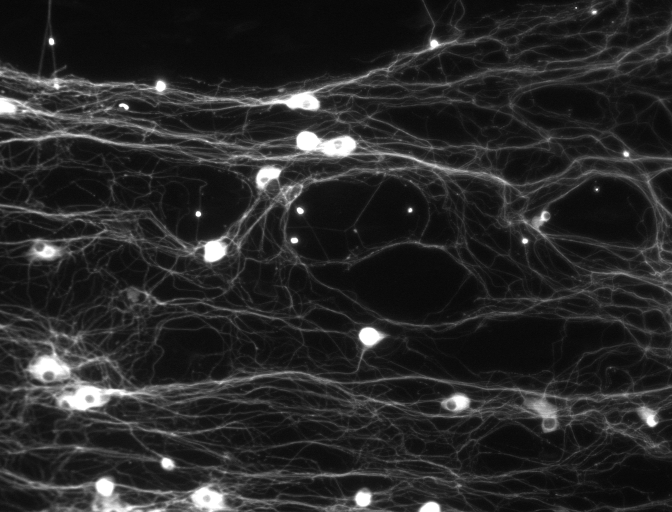
%> input picture sample-image.png, 1344 x 1024 px (shown at 1/2 size)
$ octave --eval "result = improcess('sample-image.png');"   (GNU Octave 9; MATLAB toolbox functions it lacks are replaced by stand-ins)
%> lines starting %> are read from the running program, lines starting %| are printed output that depends on the picture
### makestack.m
%
% Copyright (C) 2011 Brown University and Ian Martin
%
% Authors: Jennifer Mitchel <jenmitch@brown.edu>
%          Ian Martin <martini@alum.mit.edu>
%
% This file is part of Neurient.
%
% Neurient is free software: you can redistribute it and/or modify
% it under the terms of the GNU General Public License as published by
% the Free Software Foundation, either version 2 of the License, or
% (at your option) any later version.
%
% Neurient is distributed in the hope that it will be useful,
% but WITHOUT ANY WARRANTY; without even the implied warranty of
% MERCHANTABILITY or FITNESS FOR A PARTICULAR PURPOSE.  See the
% GNU General Public License for more details.
%
% You should have received a copy of the GNU General Public License
% along with Neurient.  If not, see <http://www.gnu.org/licenses/>.
%

function stack = makestack(im, ntheta, r, k)

use_fft = 1;

if (nargin < 4)
	k = 10;
	if (nargin < 3)
		r = 1;
		if (nargin < 2)
			ntheta = 36;
		end
	end
end

assert(size(im, 3) == 1);

[L,W] = size(im);


d = sqrt(L^2 + W^2);

vpad = ceil((d-L)/2);
hpad = ceil((d-W)/2);

impad = [
	zeros(vpad, hpad + W + hpad);
	zeros(L,hpad), im, zeros(L,hpad);
	zeros(vpad, hpad + W + hpad)
];

if use_fft
  impad = fft_circ_mask(impad);
end


step = 360 / ntheta;

%all images rotated: remove bias?
%thetas = thetas + step/2;

kernel = [-1, -2, 0, 2, 1, zeros(1, 1 + 2*r), 1, 2, 0, -2, -1]';
kern_width = length(kernel);

kernel_2d = repmat(kernel / k, [1, k]); % divide by k so we get means instead of sums.

stack = zeros(L, W, ntheta);

crop_rows = vpad + (1:L);
crop_cols = hpad + (1:W);

%         disp('enlarging');
%         impad_2x = imresize (impad, 2, 'nearest');

start_time = tic();

for i = 1:ntheta
       theta = (i - 1) * step;
       disp(sprintf('Rotating by %g.', theta));
       rotated = imrotate_smart(impad, theta);
%         disp('reducing');
%         rotated = imresize(rotated, 0.5, 'box');

       disp('Filter2ing.');
	medians = filter2(kernel_2d, rotated);

	% Now the 2D kernel is centered around the trace coordinate, but we want
	% to align the "baseline" of the kernel to the trace coordinate instead,
	% so we circshift all of the responses to get the equivalent effect:
	medians = circshift(medians, [0, -floor(k/2)]);

       disp(sprintf('Rotating by %g.', -theta));
       uncropped = imrotate_smart(medians, -theta);
       disp('Cropping');
       stack(:,:,i) = uncropped(crop_rows, crop_cols);

       minutes_elapsed = double(tic() - start_time) / 1e6 / 60;
       time_remaining = minutes_elapsed * (ntheta - i) / i;
       disp(sprintf('Finished angle %d/%d, ETA %.2f minutes.\n', i, ntheta, time_remaining));
end

if 1
  sums = zeros(1,ntheta);
	margin = ceil(norm([k, floor(kern_width/2)])); % Diagonal length from trace coordinate to far corner of the 2D kernel
	rows = ((1:L) > margin) & ((1:L) <= (L-margin));
	cols = ((1:W) > margin) & ((1:W) <= (W-margin));
  for i = 1:ntheta
    sums(i) = sum(sum(stack(rows,cols,i).^2));
  end
  %
  figure
  plot((0:(ntheta-1)) * 360/ntheta, sums,'o-')
end
% [18 lines of commented-out code are left out]

### fft_circ_mask.m
%
% Copyright (C) 2011 Brown University and Ian Martin
%
% Authors: Jennifer Mitchel <jenmitch@brown.edu>
%          Ian Martin <martini@alum.mit.edu>
%
% This file is part of Neurient.
%
% Neurient is free software: you can redistribute it and/or modify
% it under the terms of the GNU General Public License as published by
% the Free Software Foundation, either version 2 of the License, or
% (at your option) any later version.
%
% Neurient is distributed in the hope that it will be useful,
% but WITHOUT ANY WARRANTY; without even the implied warranty of
% MERCHANTABILITY or FITNESS FOR A PARTICULAR PURPOSE.  See the
% GNU General Public License for more details.
%
% You should have received a copy of the GNU General Public License
% along with Neurient.  If not, see <http://www.gnu.org/licenses/>.
%

function out = fft_circ_mask(im)
assert(length(size(im)) == 2); % Make sure image is flat.
[height, width] = size(im);
d = max(size(im));
x = (1:d) - d/2 - 0.5;
[xx, yy] = meshgrid(x, x);
out = real(ifft2(fft2(im, d, d) .* fftshift((xx .^ 2 + yy .^2) < (d/2)^2)));
out = out(1:height, 1:width); % crop to original size.

### imrotate_smart.m
%
% Copyright (C) 2011 Brown University and Ian Martin
%
% Authors: Jennifer Mitchel <jenmitch@brown.edu>
%          Ian Martin <martini@alum.mit.edu>
%
% This file is part of Neurient.
%
% Neurient is free software: you can redistribute it and/or modify
% it under the terms of the GNU General Public License as published by
% the Free Software Foundation, either version 2 of the License, or
% (at your option) any later version.
%
% Neurient is distributed in the hope that it will be useful,
% but WITHOUT ANY WARRANTY; without even the implied warranty of
% MERCHANTABILITY or FITNESS FOR A PARTICULAR PURPOSE.  See the
% GNU General Public License for more details.
%
% You should have received a copy of the GNU General Public License
% along with Neurient.  If not, see <http://www.gnu.org/licenses/>.
%

function imgpost = imrotate_smart(imgpre, theta, method, bbox)

if (nargin < 4)
	bbox = 'crop';
	if (nargin < 3)
		method = 'Fourier';
	end
end

flat = imgpre(:);
minval = min(flat);
maxval = max(flat);
range = (maxval - minval);

% Force the image intensity into the 0..1 range.
% This is required because imrotate behaves differently with values outside this range.
norm_im = (imgpre - minval) / range;

if (strcmp(method, 'Fourier'))
	if (exist('OCTAVE_VERSION'))
		% Use Octave's built-in imrotate function:
		rotated = imrotate(norm_im, theta, method, bbox);
	else
		% Use custom imrotate function (which only accepts two parameters):
		rotated = RotateImage(norm_im, theta);
	end
else
	% For non-Fourier methods, use the built-in imrotate function:
	rotated = imrotate(norm_im, theta, method, bbox);
end

imgpost = rotated * range + minval; % Restore the original image intensity range.

### get_stack.m
%
% Copyright (C) 2011 Brown University and Ian Martin
%
% Authors: Jennifer Mitchel <jenmitch@brown.edu>
%          Ian Martin <martini@alum.mit.edu>
%
% This file is part of Neurient.
%
% Neurient is free software: you can redistribute it and/or modify
% it under the terms of the GNU General Public License as published by
% the Free Software Foundation, either version 2 of the License, or
% (at your option) any later version.
%
% Neurient is distributed in the hope that it will be useful,
% but WITHOUT ANY WARRANTY; without even the implied warranty of
% MERCHANTABILITY or FITNESS FOR A PARTICULAR PURPOSE.  See the
% GNU General Public License for more details.
%
% You should have received a copy of the GNU General Public License
% along with Neurient.  If not, see <http://www.gnu.org/licenses/>.
%

function stack = get_stack(im, basename, ntheta, r, k)
stackname = sprintf('%s-stack-n%d-r%d-k%d.mat', basename, ntheta, r, k);
if (exist(stackname, 'file'))
	data = load(stackname);
	stack = data.stack;
	disp(sprintf('Loaded "%s".', stackname));
else
	disp(sprintf('Generating "%s"....', stackname));
	stack = makestack(im, ntheta, r, k);
	save(stackname, 'stack');
end

### improcess.m
%
% Copyright (C) 2011 Brown University and Ian Martin
%
% Authors: Jennifer Mitchel <jenmitch@brown.edu>
%          Ian Martin <martini@alum.mit.edu>
%
% This file is part of Neurient.
%
% Neurient is free software: you can redistribute it and/or modify
% it under the terms of the GNU General Public License as published by
% the Free Software Foundation, either version 2 of the License, or
% (at your option) any later version.
%
% Neurient is distributed in the hope that it will be useful,
% but WITHOUT ANY WARRANTY; without even the implied warranty of
% MERCHANTABILITY or FITNESS FOR A PARTICULAR PURPOSE.  See the
% GNU General Public License for more details.
%
% You should have received a copy of the GNU General Public License
% along with Neurient.  If not, see <http://www.gnu.org/licenses/>.
%

function [trace_data, visited, stack] = improcess(imname, thresh_factor)
%> called with imname = 'sample-image.png'

if (nargin < 2)
	thresh_factor = 2;
end

global interactive_trace;

modseed = 500;
s=3;
r=0;
k=15;

global nthetas;
if (isempty(nthetas))
	nthetas = 36;
end;

maxcount=100;

kern_width = 1 + 2 * (r + 5);
b = ceil(norm([k, floor(kern_width/2)])); % Diagonal length from trace coordinate to far corner of the 2D kernel

[path,basename,ext] = fileparts(imname);
%  stackname = [basename '-stack.mat'];

% Octave complains if we request a color map but the image doesn't have one.
try
	[im, map] = imread(imname);
%> im is the input picture: size 1024x1344 uint8; min 0, max 255, mean 40.3
%> map = []
catch
	im = imread(imname);
	map = [];
end

if(length(map)==0)
	im = double(im);
%> im: size 1024x1344 double
else
	im = double(map(im+1));
end

[L,W,depth]=size(im);
%> L = 1024; W = 1344; depth = 1

if (depth > 1)
  im = mean(im,3);
end

disp('loading/creating stack...')
stack = get_stack(im, basename, nthetas, r, k);
%> in makestack, `impad = [ zeros(vpad, hpad + W + hpad); zeros(L,hpad), im, zeros(L,hpa..`:
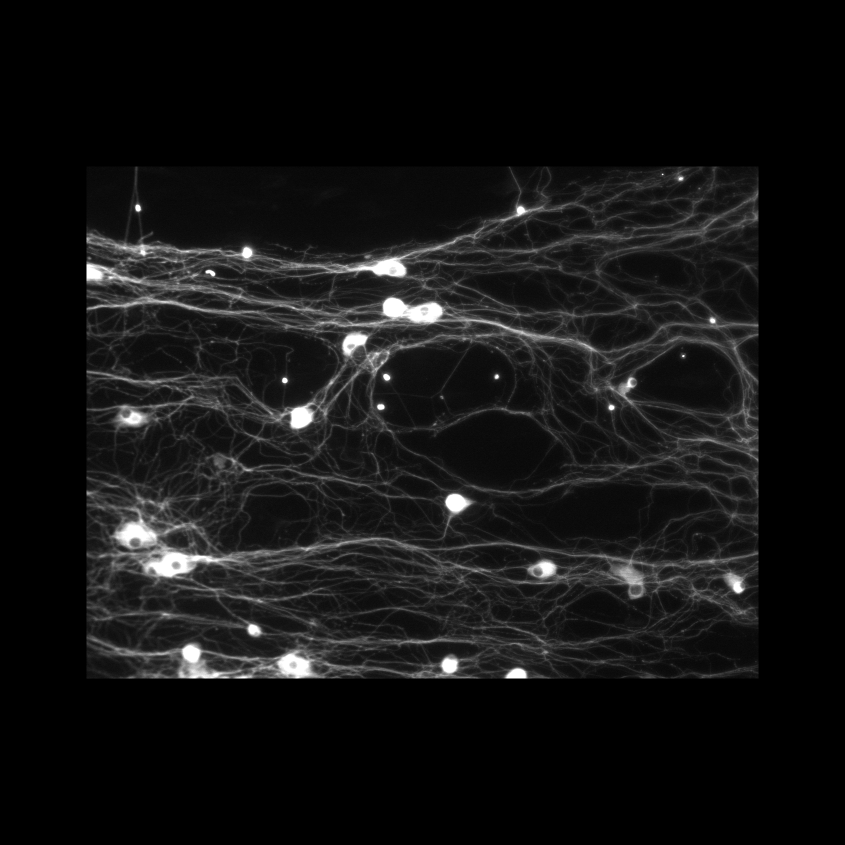
%> impad: size 1690x1690 double (shown at 1/2 size); min 0, max 255, mean 19.4
disp('loaded stack')

[L,W,nthetas] = size(stack);

indices = (1:nthetas)';
thetas = (indices - 1) * 360 / nthetas;
thetas_radians = (indices - 1) * 2*pi / nthetas;

[seeds, thresh] = findseeds(im, thresh_factor) ;
nseeds = size(seeds,1);
disp(sprintf('found %d seeds',nseeds))


trace_data = struct('seed', [ ], 'init_dir', [ ], 'xs', [], 'ys', [], 'angles', []);
%initialize trace_data structure to have nseeds members
trace_data(nseeds).seed = [0;0];

shift_range = round(nthetas / 4); %look only at +/- 90 degrees
if (shift_range < 1), shift_range = 1; end

window_size = 1 + 2*shift_range;
window_ind  = 1:window_size;

% Create step vector lookup table:
unit_vector_x = cos(thetas_radians);
unit_vector_y = sin(thetas_radians);
step_cache_u = round(s * unit_vector_x);
step_cache_v = round(s * unit_vector_y);

% Create boundary-checking lookup table:
[xx,yy] = meshgrid(1:W, 1:L);
boundary_check = (xx < b) | (xx > W-b) | (yy < b) | (yy > L-b);
clear xx yy b;

% Initialize buffers:
xs = zeros(1,maxcount);
ys = zeros(1,maxcount);
angles = zeros(1,maxcount);

visited = zeros(L, W); % keeps track of which coordinates we've already visited.

% Generate stamps for all possible line segments:
thickness = 2 * r + 3;                     % Check this.
dim = ceil(s + thickness) + 2;             % Add a one-pixel margin to each side.
if (mod(dim, 2) == 0), dim = dim + 1; end; % force an odd number.
segment_stamps = zeros(dim, dim, nthetas);
center = ceil(dim / 2);
for i=1:nthetas
	segment_stamps(:,:,i) = draw_line_segment( ...
		dim, ...
		dim, ...
		center, ...
		center, ...
		center + s * cos(thetas_radians(i)), ...
		center + s * sin(thetas_radians(i)), ...
		thickness);
end
stamp_offsets = (1:dim) - center;

if (interactive_trace)
	handle = figure();
	zoom_param = 25;
end

for i = 1:nseeds

	xi=seeds(i,1);
	yi=seeds(i,2);
	trace_data(i).seed = [xi, yi];
	violations = 0;

    if ( not(boundary_check(yi, xi)) ) %is the seed point on the border?

	%for count=1:maxcount
	count = 1;
	while (1);

		visited(yi, xi) = 1;

	   xs(count) = xi;
	   ys(count) = yi;

		meds = stack(yi, xi, :);
		meds = meds(:);

		if(count > 1)
			%ind_top = find_max(meds, shift_range + 1 - ind_top, window_size);

			shift_ind = circshift(indices, shift_range + 1 - ind_top);
			ind_subset = shift_ind(window_ind);
			[y, index] = max(meds(ind_subset));
			ind_top = shift_ind(index);

			direction = thetas(ind_top);
		else %initial direction -- no restriction
			ind_subset = 1:nthetas;
			[y, ind_top] = max(meds(ind_subset));
			direction =  thetas(ind_top);
			trace_data(i).init_dir = direction;
		end

		if (interactive_trace && (i > nseeds/3)) % Skip the first third of the seeds so we're not stuck against the image border.
			figure(handle);
			subplot(1,2,1);
			hold off;
			imagesc(im);
			hold on;
			colormap gray;
			axis image;

			% Plot colored radii:
			for n=1:nthetas
				if (n == ind_top)
					style = 'r-';
				elseif (any(n == ind_subset))
					style = 'g-';
				else
					style = 'b-';
				end
				scale = 20 * max(meds(n), 0);
				plot(xi + [0, scale * unit_vector_x(n)], yi + [0, scale * unit_vector_y(n)], style);
			end

			plot(xs(1:count), ys(1:count), 'y.-');                                      % Show trace path in yellow.
			plot(xi, yi, 'ro');                                                         % Indicate center coordinate.
			axis([xi - zoom_param, xi + zoom_param, yi - zoom_param, yi + zoom_param]); % Zoom around center coordinate.

			subplot(1,2,2);
			hold off;
			plot(thetas, zeros(size(thetas)), 'k-');                                    % Show zero-response threshold in black.
			hold on;
			plot(thetas, meds, 'bo-');                                                  % Show responses vs. angle.
			plot(thetas(ind_subset), meds(ind_subset), 'go');                           % Indicate window of interest in green.
			plot(direction, meds(ind_top), 'ro');                                       % Indicate selected direction in red.

			disp('Press any key to continue trace....');
			pause;
		end

		angles(count) = direction;

		x0 = xi;
		y0 = yi;

		xi = xi + step_cache_u(ind_top);
		yi = yi + step_cache_v(ind_top);

		xi = min(max(xi, 1), W);
		yi = min(max(yi, 1), L);

		thresh_violation   = (im(yi, xi) < thresh) ;
		boundary_violation = boundary_check(yi, xi) * 4;
%  		retrace_violation = 0;
		retrace_violation  = min(visited(yi, xi), 1) * 4;
		this_violation     = thresh_violation +  boundary_violation + retrace_violation;

		if (this_violation)
			violations = violations + this_violation;
			if (violations >= 4), break; end
		else
			violations = 0;
		end

		rows = y0 + stamp_offsets;
		cols = x0 + stamp_offsets;
		if (all((rows >= 1) & (rows <= L)) && all((cols >= 1) & (cols <= W))) % Not sure if this condition is necessary.
			visited(rows, cols) = visited(rows, cols) + segment_stamps(:,:,ind_top);
		end

		count = count + 1;
	end %ends while(violations < 4) -- all steps along ith seed line

	trace_data(i).xs     = xs(1:count);
	trace_data(i).ys     = ys(1:count);
	trace_data(i).angles = angles(1:count);

if(mod(i,modseed)==0)
disp(sprintf('finished seed number %d of %d',i, nseeds))
end

  end

end

% [4 lines of commented-out code are left out]
%> (the run ends here)
